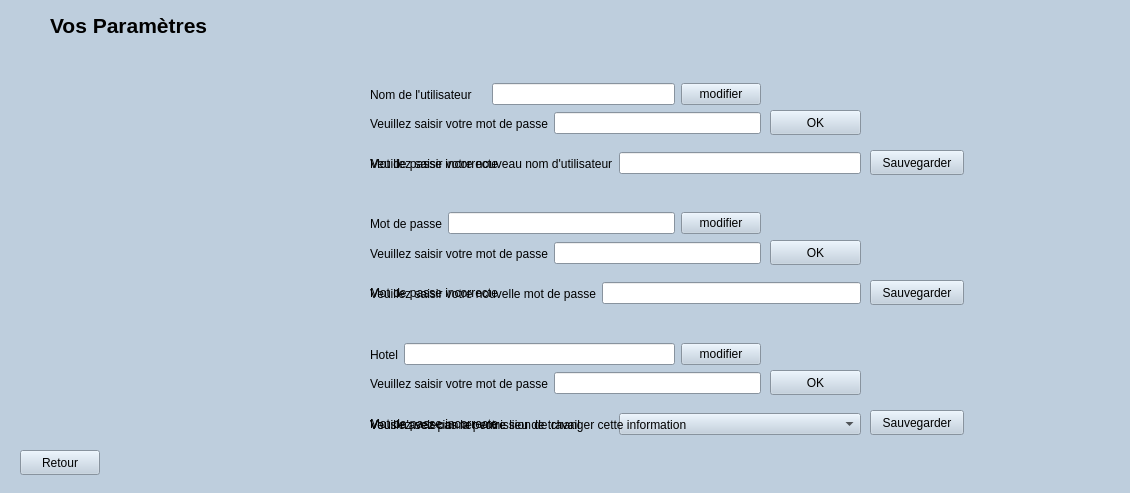
<?xml version="1.0" encoding="UTF-8"?>
<ui version="4.0">
 <class>ParametreCourant</class>
 <widget class="QMainWindow" name="ParametreCourant">
  <property name="geometry">
   <rect>
    <x>0</x>
    <y>0</y>
    <width>1130</width>
    <height>493</height>
   </rect>
  </property>
  <property name="palette">
   <palette>
    <active>
     <colorrole role="WindowText">
      <brush brushstyle="SolidPattern">
       <color alpha="255">
        <red>0</red>
        <green>0</green>
        <blue>0</blue>
       </color>
      </brush>
     </colorrole>
     <colorrole role="Button">
      <brush brushstyle="SolidPattern">
       <color alpha="255">
        <red>190</red>
        <green>206</green>
        <blue>221</blue>
       </color>
      </brush>
     </colorrole>
     <colorrole role="Light">
      <brush brushstyle="SolidPattern">
       <color alpha="255">
        <red>255</red>
        <green>255</green>
        <blue>255</blue>
       </color>
      </brush>
     </colorrole>
     <colorrole role="Midlight">
      <brush brushstyle="SolidPattern">
       <color alpha="255">
        <red>222</red>
        <green>230</green>
        <blue>238</blue>
       </color>
      </brush>
     </colorrole>
     <colorrole role="Dark">
      <brush brushstyle="SolidPattern">
       <color alpha="255">
        <red>95</red>
        <green>103</green>
        <blue>110</blue>
       </color>
      </brush>
     </colorrole>
     <colorrole role="Mid">
      <brush brushstyle="SolidPattern">
       <color alpha="255">
        <red>127</red>
        <green>137</green>
        <blue>147</blue>
       </color>
      </brush>
     </colorrole>
     <colorrole role="Text">
      <brush brushstyle="SolidPattern">
       <color alpha="255">
        <red>0</red>
        <green>0</green>
        <blue>0</blue>
       </color>
      </brush>
     </colorrole>
     <colorrole role="BrightText">
      <brush brushstyle="SolidPattern">
       <color alpha="255">
        <red>255</red>
        <green>255</green>
        <blue>255</blue>
       </color>
      </brush>
     </colorrole>
     <colorrole role="ButtonText">
      <brush brushstyle="SolidPattern">
       <color alpha="255">
        <red>0</red>
        <green>0</green>
        <blue>0</blue>
       </color>
      </brush>
     </colorrole>
     <colorrole role="Base">
      <brush brushstyle="SolidPattern">
       <color alpha="255">
        <red>255</red>
        <green>255</green>
        <blue>255</blue>
       </color>
      </brush>
     </colorrole>
     <colorrole role="Window">
      <brush brushstyle="SolidPattern">
       <color alpha="255">
        <red>190</red>
        <green>206</green>
        <blue>221</blue>
       </color>
      </brush>
     </colorrole>
     <colorrole role="Shadow">
      <brush brushstyle="SolidPattern">
       <color alpha="255">
        <red>0</red>
        <green>0</green>
        <blue>0</blue>
       </color>
      </brush>
     </colorrole>
     <colorrole role="AlternateBase">
      <brush brushstyle="SolidPattern">
       <color alpha="255">
        <red>222</red>
        <green>230</green>
        <blue>238</blue>
       </color>
      </brush>
     </colorrole>
     <colorrole role="ToolTipBase">
      <brush brushstyle="SolidPattern">
       <color alpha="255">
        <red>255</red>
        <green>255</green>
        <blue>220</blue>
       </color>
      </brush>
     </colorrole>
     <colorrole role="ToolTipText">
      <brush brushstyle="SolidPattern">
       <color alpha="255">
        <red>0</red>
        <green>0</green>
        <blue>0</blue>
       </color>
      </brush>
     </colorrole>
     <colorrole role="PlaceholderText">
      <brush brushstyle="SolidPattern">
       <color alpha="128">
        <red>0</red>
        <green>0</green>
        <blue>0</blue>
       </color>
      </brush>
     </colorrole>
    </active>
    <inactive>
     <colorrole role="WindowText">
      <brush brushstyle="SolidPattern">
       <color alpha="255">
        <red>0</red>
        <green>0</green>
        <blue>0</blue>
       </color>
      </brush>
     </colorrole>
     <colorrole role="Button">
      <brush brushstyle="SolidPattern">
       <color alpha="255">
        <red>190</red>
        <green>206</green>
        <blue>221</blue>
       </color>
      </brush>
     </colorrole>
     <colorrole role="Light">
      <brush brushstyle="SolidPattern">
       <color alpha="255">
        <red>255</red>
        <green>255</green>
        <blue>255</blue>
       </color>
      </brush>
     </colorrole>
     <colorrole role="Midlight">
      <brush brushstyle="SolidPattern">
       <color alpha="255">
        <red>222</red>
        <green>230</green>
        <blue>238</blue>
       </color>
      </brush>
     </colorrole>
     <colorrole role="Dark">
      <brush brushstyle="SolidPattern">
       <color alpha="255">
        <red>95</red>
        <green>103</green>
        <blue>110</blue>
       </color>
      </brush>
     </colorrole>
     <colorrole role="Mid">
      <brush brushstyle="SolidPattern">
       <color alpha="255">
        <red>127</red>
        <green>137</green>
        <blue>147</blue>
       </color>
      </brush>
     </colorrole>
     <colorrole role="Text">
      <brush brushstyle="SolidPattern">
       <color alpha="255">
        <red>0</red>
        <green>0</green>
        <blue>0</blue>
       </color>
      </brush>
     </colorrole>
     <colorrole role="BrightText">
      <brush brushstyle="SolidPattern">
       <color alpha="255">
        <red>255</red>
        <green>255</green>
        <blue>255</blue>
       </color>
      </brush>
     </colorrole>
     <colorrole role="ButtonText">
      <brush brushstyle="SolidPattern">
       <color alpha="255">
        <red>0</red>
        <green>0</green>
        <blue>0</blue>
       </color>
      </brush>
     </colorrole>
     <colorrole role="Base">
      <brush brushstyle="SolidPattern">
       <color alpha="255">
        <red>255</red>
        <green>255</green>
        <blue>255</blue>
       </color>
      </brush>
     </colorrole>
     <colorrole role="Window">
      <brush brushstyle="SolidPattern">
       <color alpha="255">
        <red>190</red>
        <green>206</green>
        <blue>221</blue>
       </color>
      </brush>
     </colorrole>
     <colorrole role="Shadow">
      <brush brushstyle="SolidPattern">
       <color alpha="255">
        <red>0</red>
        <green>0</green>
        <blue>0</blue>
       </color>
      </brush>
     </colorrole>
     <colorrole role="AlternateBase">
      <brush brushstyle="SolidPattern">
       <color alpha="255">
        <red>222</red>
        <green>230</green>
        <blue>238</blue>
       </color>
      </brush>
     </colorrole>
     <colorrole role="ToolTipBase">
      <brush brushstyle="SolidPattern">
       <color alpha="255">
        <red>255</red>
        <green>255</green>
        <blue>220</blue>
       </color>
      </brush>
     </colorrole>
     <colorrole role="ToolTipText">
      <brush brushstyle="SolidPattern">
       <color alpha="255">
        <red>0</red>
        <green>0</green>
        <blue>0</blue>
       </color>
      </brush>
     </colorrole>
     <colorrole role="PlaceholderText">
      <brush brushstyle="SolidPattern">
       <color alpha="128">
        <red>0</red>
        <green>0</green>
        <blue>0</blue>
       </color>
      </brush>
     </colorrole>
    </inactive>
    <disabled>
     <colorrole role="WindowText">
      <brush brushstyle="SolidPattern">
       <color alpha="255">
        <red>95</red>
        <green>103</green>
        <blue>110</blue>
       </color>
      </brush>
     </colorrole>
     <colorrole role="Button">
      <brush brushstyle="SolidPattern">
       <color alpha="255">
        <red>190</red>
        <green>206</green>
        <blue>221</blue>
       </color>
      </brush>
     </colorrole>
     <colorrole role="Light">
      <brush brushstyle="SolidPattern">
       <color alpha="255">
        <red>255</red>
        <green>255</green>
        <blue>255</blue>
       </color>
      </brush>
     </colorrole>
     <colorrole role="Midlight">
      <brush brushstyle="SolidPattern">
       <color alpha="255">
        <red>222</red>
        <green>230</green>
        <blue>238</blue>
       </color>
      </brush>
     </colorrole>
     <colorrole role="Dark">
      <brush brushstyle="SolidPattern">
       <color alpha="255">
        <red>95</red>
        <green>103</green>
        <blue>110</blue>
       </color>
      </brush>
     </colorrole>
     <colorrole role="Mid">
      <brush brushstyle="SolidPattern">
       <color alpha="255">
        <red>127</red>
        <green>137</green>
        <blue>147</blue>
       </color>
      </brush>
     </colorrole>
     <colorrole role="Text">
      <brush brushstyle="SolidPattern">
       <color alpha="255">
        <red>95</red>
        <green>103</green>
        <blue>110</blue>
       </color>
      </brush>
     </colorrole>
     <colorrole role="BrightText">
      <brush brushstyle="SolidPattern">
       <color alpha="255">
        <red>255</red>
        <green>255</green>
        <blue>255</blue>
       </color>
      </brush>
     </colorrole>
     <colorrole role="ButtonText">
      <brush brushstyle="SolidPattern">
       <color alpha="255">
        <red>95</red>
        <green>103</green>
        <blue>110</blue>
       </color>
      </brush>
     </colorrole>
     <colorrole role="Base">
      <brush brushstyle="SolidPattern">
       <color alpha="255">
        <red>190</red>
        <green>206</green>
        <blue>221</blue>
       </color>
      </brush>
     </colorrole>
     <colorrole role="Window">
      <brush brushstyle="SolidPattern">
       <color alpha="255">
        <red>190</red>
        <green>206</green>
        <blue>221</blue>
       </color>
      </brush>
     </colorrole>
     <colorrole role="Shadow">
      <brush brushstyle="SolidPattern">
       <color alpha="255">
        <red>0</red>
        <green>0</green>
        <blue>0</blue>
       </color>
      </brush>
     </colorrole>
     <colorrole role="AlternateBase">
      <brush brushstyle="SolidPattern">
       <color alpha="255">
        <red>190</red>
        <green>206</green>
        <blue>221</blue>
       </color>
      </brush>
     </colorrole>
     <colorrole role="ToolTipBase">
      <brush brushstyle="SolidPattern">
       <color alpha="255">
        <red>255</red>
        <green>255</green>
        <blue>220</blue>
       </color>
      </brush>
     </colorrole>
     <colorrole role="ToolTipText">
      <brush brushstyle="SolidPattern">
       <color alpha="255">
        <red>0</red>
        <green>0</green>
        <blue>0</blue>
       </color>
      </brush>
     </colorrole>
     <colorrole role="PlaceholderText">
      <brush brushstyle="SolidPattern">
       <color alpha="128">
        <red>0</red>
        <green>0</green>
        <blue>0</blue>
       </color>
      </brush>
     </colorrole>
    </disabled>
   </palette>
  </property>
  <property name="windowTitle">
   <string>Hotel PACEL</string>
  </property>
  <property name="layoutDirection">
   <enum>Qt::LeftToRight</enum>
  </property>
  <widget class="QWidget" name="centralwidget">
   <widget class="QPushButton" name="rturnbtn">
    <property name="geometry">
     <rect>
      <x>20</x>
      <y>450</y>
      <width>80</width>
      <height>25</height>
     </rect>
    </property>
    <property name="text">
     <string>Retour</string>
    </property>
   </widget>
   <widget class="QPushButton" name="pushButton">
    <property name="geometry">
     <rect>
      <x>870</x>
      <y>410</y>
      <width>94</width>
      <height>25</height>
     </rect>
    </property>
    <property name="text">
     <string>Sauvegarder</string>
    </property>
   </widget>
   <widget class="QLabel" name="label">
    <property name="geometry">
     <rect>
      <x>370</x>
      <y>154</y>
      <width>391</width>
      <height>20</height>
     </rect>
    </property>
    <property name="text">
     <string>Mot de passe incorrecte</string>
    </property>
   </widget>
   <widget class="QLabel" name="label_2">
    <property name="geometry">
     <rect>
      <x>370</x>
      <y>283</y>
      <width>391</width>
      <height>20</height>
     </rect>
    </property>
    <property name="text">
     <string>Mot de passe incorrecte</string>
    </property>
   </widget>
   <widget class="QWidget" name="layoutWidget">
    <property name="geometry">
     <rect>
      <x>370</x>
      <y>240</y>
      <width>391</width>
      <height>27</height>
     </rect>
    </property>
    <layout class="QHBoxLayout" name="horizontalLayout_9">
     <item>
      <widget class="QLabel" name="pass1lbl_2">
       <property name="text">
        <string>Veuillez saisir votre mot de passe</string>
       </property>
      </widget>
     </item>
     <item>
      <widget class="QLineEdit" name="check1_2">
       <property name="echoMode">
        <enum>QLineEdit::Password</enum>
       </property>
      </widget>
     </item>
    </layout>
   </widget>
   <widget class="QLabel" name="label_3">
    <property name="geometry">
     <rect>
      <x>370</x>
      <y>414</y>
      <width>391</width>
      <height>20</height>
     </rect>
    </property>
    <property name="text">
     <string>Mot de passe incorrecte</string>
    </property>
   </widget>
   <widget class="QWidget" name="layoutWidget_2">
    <property name="geometry">
     <rect>
      <x>370</x>
      <y>370</y>
      <width>391</width>
      <height>27</height>
     </rect>
    </property>
    <layout class="QHBoxLayout" name="horizontalLayout_10">
     <item>
      <widget class="QLabel" name="pass1lbl_3">
       <property name="text">
        <string>Veuillez saisir votre mot de passe</string>
       </property>
      </widget>
     </item>
     <item>
      <widget class="QLineEdit" name="check1_3">
       <property name="echoMode">
        <enum>QLineEdit::Password</enum>
       </property>
      </widget>
     </item>
    </layout>
   </widget>
   <widget class="QPushButton" name="ok1btn">
    <property name="geometry">
     <rect>
      <x>770</x>
      <y>110</y>
      <width>91</width>
      <height>25</height>
     </rect>
    </property>
    <property name="text">
     <string>OK</string>
    </property>
   </widget>
   <widget class="QPushButton" name="ok1btn_2">
    <property name="geometry">
     <rect>
      <x>770</x>
      <y>240</y>
      <width>91</width>
      <height>25</height>
     </rect>
    </property>
    <property name="text">
     <string>OK</string>
    </property>
   </widget>
   <widget class="QPushButton" name="ok1btn_3">
    <property name="geometry">
     <rect>
      <x>770</x>
      <y>370</y>
      <width>91</width>
      <height>25</height>
     </rect>
    </property>
    <property name="text">
     <string>OK</string>
    </property>
   </widget>
   <widget class="QLabel" name="label_8">
    <property name="geometry">
     <rect>
      <x>10</x>
      <y>10</y>
      <width>31</width>
      <height>31</height>
     </rect>
    </property>
    <property name="text">
     <string/>
    </property>
    <property name="pixmap">
     <pixmap resource="img.qrc">:/new/img/img/parametre.png</pixmap>
    </property>
    <property name="scaledContents">
     <bool>true</bool>
    </property>
   </widget>
   <widget class="QLabel" name="label_9">
    <property name="geometry">
     <rect>
      <x>50</x>
      <y>0</y>
      <width>181</width>
      <height>51</height>
     </rect>
    </property>
    <property name="font">
     <font>
      <pointsize>16</pointsize>
      <weight>75</weight>
      <bold>true</bold>
     </font>
    </property>
    <property name="text">
     <string>Vos Paramètres</string>
    </property>
   </widget>
   <widget class="QPushButton" name="pushButton_5">
    <property name="geometry">
     <rect>
      <x>870</x>
      <y>280</y>
      <width>94</width>
      <height>25</height>
     </rect>
    </property>
    <property name="text">
     <string>Sauvegarder</string>
    </property>
   </widget>
   <widget class="QPushButton" name="savebtn1">
    <property name="geometry">
     <rect>
      <x>870</x>
      <y>150</y>
      <width>94</width>
      <height>25</height>
     </rect>
    </property>
    <property name="text">
     <string>Sauvegarder</string>
    </property>
   </widget>
   <widget class="QLabel" name="label_6">
    <property name="geometry">
     <rect>
      <x>600</x>
      <y>180</y>
      <width>361</width>
      <height>17</height>
     </rect>
    </property>
    <property name="text">
     <string/>
    </property>
   </widget>
   <widget class="QWidget" name="layoutWidget">
    <property name="geometry">
     <rect>
      <x>370</x>
      <y>340</y>
      <width>391</width>
      <height>29</height>
     </rect>
    </property>
    <layout class="QHBoxLayout" name="horizontalLayout_7">
     <item>
      <layout class="QHBoxLayout" name="horizontalLayout">
       <item>
        <widget class="QLabel" name="hotellbl">
         <property name="text">
          <string>Hotel</string>
         </property>
        </widget>
       </item>
       <item>
        <layout class="QHBoxLayout" name="horizontalLayout_12"/>
       </item>
       <item>
        <widget class="QLineEdit" name="lineEdit_2"/>
       </item>
      </layout>
     </item>
     <item>
      <widget class="QPushButton" name="pushButton_4">
       <property name="text">
        <string>modifier</string>
       </property>
      </widget>
     </item>
    </layout>
   </widget>
   <widget class="QWidget" name="layoutWidget">
    <property name="geometry">
     <rect>
      <x>370</x>
      <y>150</y>
      <width>491</width>
      <height>27</height>
     </rect>
    </property>
    <layout class="QHBoxLayout" name="horizontalLayout_11">
     <item>
      <widget class="QLabel" name="newusrlbl">
       <property name="text">
        <string>Veuillez saisir votre nouveau nom d'utilisateur</string>
       </property>
      </widget>
     </item>
     <item>
      <widget class="QLineEdit" name="lineEdit_3"/>
     </item>
    </layout>
   </widget>
   <widget class="QWidget" name="layoutWidget">
    <property name="geometry">
     <rect>
      <x>370</x>
      <y>210</y>
      <width>391</width>
      <height>27</height>
     </rect>
    </property>
    <layout class="QHBoxLayout" name="horizontalLayout_2">
     <item>
      <widget class="QLabel" name="label_4">
       <property name="text">
        <string>Mot de passe</string>
       </property>
      </widget>
     </item>
     <item>
      <widget class="QLineEdit" name="lineEdit">
       <property name="echoMode">
        <enum>QLineEdit::Password</enum>
       </property>
      </widget>
     </item>
     <item>
      <widget class="QPushButton" name="pushButton_3">
       <property name="text">
        <string>modifier</string>
       </property>
      </widget>
     </item>
    </layout>
   </widget>
   <widget class="QWidget" name="layoutWidget">
    <property name="geometry">
     <rect>
      <x>370</x>
      <y>110</y>
      <width>391</width>
      <height>27</height>
     </rect>
    </property>
    <layout class="QHBoxLayout" name="horizontalLayout_8">
     <item>
      <widget class="QLabel" name="pass1lbl">
       <property name="text">
        <string>Veuillez saisir votre mot de passe</string>
       </property>
      </widget>
     </item>
     <item>
      <widget class="QLineEdit" name="check1">
       <property name="echoMode">
        <enum>QLineEdit::Password</enum>
       </property>
      </widget>
     </item>
    </layout>
   </widget>
   <widget class="QWidget" name="layoutWidget">
    <property name="geometry">
     <rect>
      <x>370</x>
      <y>80</y>
      <width>391</width>
      <height>29</height>
     </rect>
    </property>
    <layout class="QHBoxLayout" name="horizontalLayout_5">
     <item>
      <layout class="QHBoxLayout" name="horizontalLayout_3">
       <property name="spacing">
        <number>20</number>
       </property>
       <item>
        <widget class="QLabel" name="userlbl">
         <property name="text">
          <string>Nom de l'utilisateur</string>
         </property>
        </widget>
       </item>
       <item>
        <widget class="QLineEdit" name="userEdit"/>
       </item>
      </layout>
     </item>
     <item>
      <widget class="QPushButton" name="mdfbtn1">
       <property name="text">
        <string>modifier</string>
       </property>
      </widget>
     </item>
    </layout>
   </widget>
   <widget class="QWidget" name="layoutWidget">
    <property name="geometry">
     <rect>
      <x>370</x>
      <y>280</y>
      <width>491</width>
      <height>27</height>
     </rect>
    </property>
    <layout class="QHBoxLayout" name="horizontalLayout_6">
     <item>
      <widget class="QLabel" name="label_7">
       <property name="text">
        <string>Veuillez saisir votre nouvelle mot de passe</string>
       </property>
      </widget>
     </item>
     <item>
      <widget class="QLineEdit" name="lineEdit_4">
       <property name="echoMode">
        <enum>QLineEdit::Password</enum>
       </property>
      </widget>
     </item>
    </layout>
   </widget>
   <widget class="QWidget" name="layoutWidget">
    <property name="geometry">
     <rect>
      <x>370</x>
      <y>410</y>
      <width>491</width>
      <height>29</height>
     </rect>
    </property>
    <layout class="QHBoxLayout" name="horizontalLayout_13">
     <item>
      <widget class="QLabel" name="label_5">
       <property name="text">
        <string>Veuillez selecionner votre lieu de travail</string>
       </property>
      </widget>
     </item>
     <item>
      <widget class="QComboBox" name="comboBox">
       <property name="editable">
        <bool>false</bool>
       </property>
      </widget>
     </item>
    </layout>
   </widget>
   <widget class="QLabel" name="label_10">
    <property name="geometry">
     <rect>
      <x>600</x>
      <y>310</y>
      <width>361</width>
      <height>20</height>
     </rect>
    </property>
    <property name="text">
     <string/>
    </property>
   </widget>
   <widget class="QLabel" name="label_11">
    <property name="geometry">
     <rect>
      <x>370</x>
      <y>416</y>
      <width>511</width>
      <height>17</height>
     </rect>
    </property>
    <property name="text">
     <string>Vous n'avez pas la permission de changer cette information</string>
    </property>
   </widget>
   <zorder>rturnbtn</zorder>
   <zorder>pushButton</zorder>
   <zorder>label</zorder>
   <zorder>label_2</zorder>
   <zorder>layoutWidget</zorder>
   <zorder>label_3</zorder>
   <zorder>layoutWidget_2</zorder>
   <zorder>ok1btn</zorder>
   <zorder>ok1btn_2</zorder>
   <zorder>ok1btn_3</zorder>
   <zorder>label_8</zorder>
   <zorder>label_9</zorder>
   <zorder>pushButton_5</zorder>
   <zorder>label_6</zorder>
   <zorder>layoutWidget</zorder>
   <zorder>layoutWidget</zorder>
   <zorder>layoutWidget</zorder>
   <zorder>layoutWidget</zorder>
   <zorder>layoutWidget</zorder>
   <zorder>layoutWidget</zorder>
   <zorder>layoutWidget</zorder>
   <zorder>savebtn1</zorder>
   <zorder>label_10</zorder>
   <zorder>label_11</zorder>
  </widget>
 </widget>
 <resources>
  <include location="img.qrc"/>
 </resources>
 <connections/>
</ui>
